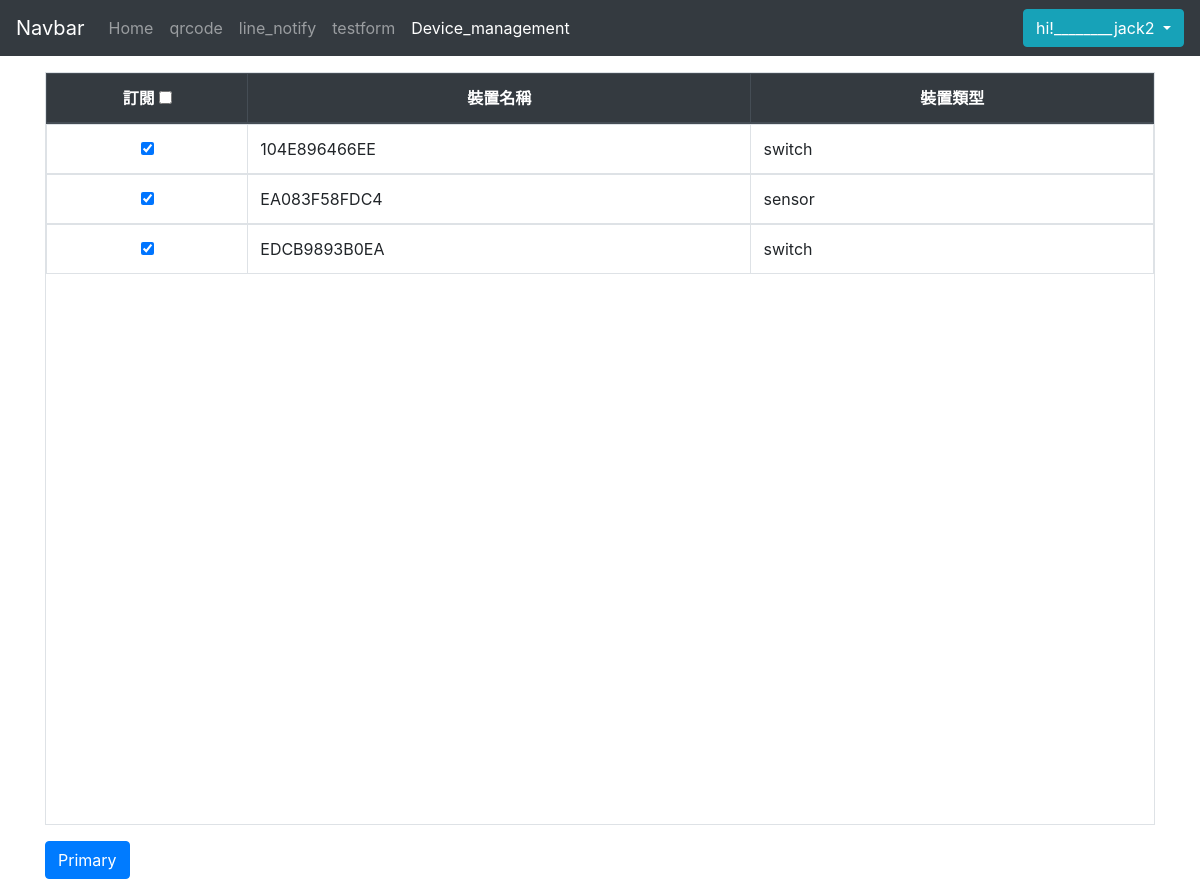
The page /Device_management (signed in) on the database its author committed.
### models.py (models this page shows, shortened)
class User(db.Model):
    username = db.Column(db.String(30), unique=True, nullable=False)
    password = db.Column(db.String(30), nullable=False)
    email = db.Column(db.String(120), nullable=True)
    NotifyToken = db.Column(db.String(120), nullable=True)
    Line_uuid = db.Column(db.String(120), nullable=True, primary_key=True)
    mqtt_dongle_id = db.Column(db.String(120), nullable=True)
    G1_mac = db.Column(db.String(120), nullable=True)
    children = db.relationship('Notify_status',back_populates="parent",cascade="all, delete-orphan")

class Notify_status(db.Model):
    Line_uuid = db.Column(db.String(100), db.ForeignKey('user.Line_uuid'), nullable=True, primary_key=True)
    Device_Mac= db.Column(db.String(100), primary_key=True)
    Device_status=db.Column(db.Boolean(), nullable=True)
    Device_type= db.Column(db.String(100),nullable=True)
    parent = db.relationship('User',back_populates="children")

### app/routes.py (the view)
@app.route('/Device_management',methods=['GET'])
def Device_management():
    array=[]
    result =db.session.query(User.username,Notify_status.Device_Mac,Notify_status.Device_status,Notify_status.Device_type).filter(User.username==flask_session['user']).filter(User.Line_uuid==Notify_status.Line_uuid).all()
    for i in range (len(result)):
        Device_Mac=result[i][1]
        Device_status=result[i][2]
        Device_type=result[i][3]
        data={'Device_Mac':Device_Mac,'Device_status':Device_status,'Device_type':Device_type}
        array.append(data)
    print(array)
    return render_template('Device_management.html',tabledata=array)

### app/templates/Device_management.html (shortened to what this page needs)
{% extends 'base1.html' %}
{%block css_content%}
<link href="{{url_for('static',filename='css/Device_management.css')}}" rel="stylesheet">
{% endblock %}
{%block app_content%}
<div class="pt-3">
    <table class="table table-bordered" id="tab">
        <thead class="thead-dark d-flex">
            <tr class="">
                <th class="col-2"> 訂閱 <input type="checkbox" id="checkall" ></th>
                <th class="col-5">裝置名稱</th>
                <th class="col-4">裝置類型</th>
            </tr>
        </thead>
        <tbody>
            {%for data in tabledata%}
            <tr id={{data['Device_Mac']}}>
                <th class="col-2 "><input type="checkbox" name="Checkbox[]"  aria-label="Checkbox for following text input" {{ "checked" if data['Device_status'] == True}}></th>
                <td class="col-5 " >{{data['Device_Mac']}}</td>
                <td class="col-4">{{data['Device_type']}}</td>
            </tr>
            {%endfor%}
        </tbody>
    </table>
    <button id="send_data" type="button" class="btn btn-primary">Primary</button>
</div>
{%endblock%}

### app/templates/navbar.html (shortened to what this page needs)
<nav class="navbar navbar-expand-lg navbar-dark bg-dark">
    <a class="navbar-brand" href="{{url_for('index')}}">Navbar</a>
    <div class="collapse navbar-collapse" id="navbarSupportedContent">
        <ul class="navbar-nav mr-auto">
            <li class="nav-item {%if request.endpoint == 'index'%}active{% endif %}">
                <a class="nav-link" href="{{url_for('index')}}">Home <span class="sr-only">(current)</span></a>
            </li>
            <li class="nav-item {%if request.endpoint == 'html5_qrcode'%}active{% endif %}">
                <a class="nav-link" href="{{url_for('html5_qrcode')}}">qrcode <span class="sr-only">(current)</span></a>
            </li>
            {%if "user" in session%}
            <li class="nav-item {%if request.endpoint == 'line_notify'%}active{% endif %}">
                <a class="nav-link" href="{{url_for('line_notify')}}">line_notify</a>
            </li>
            <li class="nav-item {%if request.endpoint == 'testform'%}active{% endif %}">
                <a class="nav-link" href="{{url_for('testform')}}">testform</a>
            </li>
            <li class="nav-item {%if request.endpoint == 'Device_management'%}active{% endif %}">
                <a class="nav-link" href="{{url_for('Device_management')}}">Device_management</a>
            </li>
            {%endif%}
        </ul>
        {%if "user" in session%}
        <div class="btn-group">
            <button type="button" class="btn btn-info dropdown-toggle" data-toggle="dropdown" aria-haspopup="true"
                aria-expanded="false">
                hi!________{{session.get('user')}}
            </button>
        </div>
        {% else %}
        <a href="{{url_for('login')}}">
            <button type="button" class="btn btn-info">login</button>
        </a>
        {%endif%}
    </div>
</nav>

### app/static/css/Device_management.css (style rules this page uses)
table { display: flex; flex-flow: column; width: 100%; height: 100%; }
thead { width: 100%; }
tbody { flex: 1 1 auto; display: block; overflow-y: scroll; overflow-x: hidden; height: 700px; }
tr { width: 100%; display: table; table-layout: fixed; }
th { text-align: center; }

### rows shown on the page
User: get "jack2"
Notify_status: Device_Mac "104E896466EE", Device_type "switch"
Notify_status: Device_Mac "EA083F58FDC4", Device_type "sensor"
Notify_status: Device_Mac "EDCB9893B0EA", Device_type "switch"
